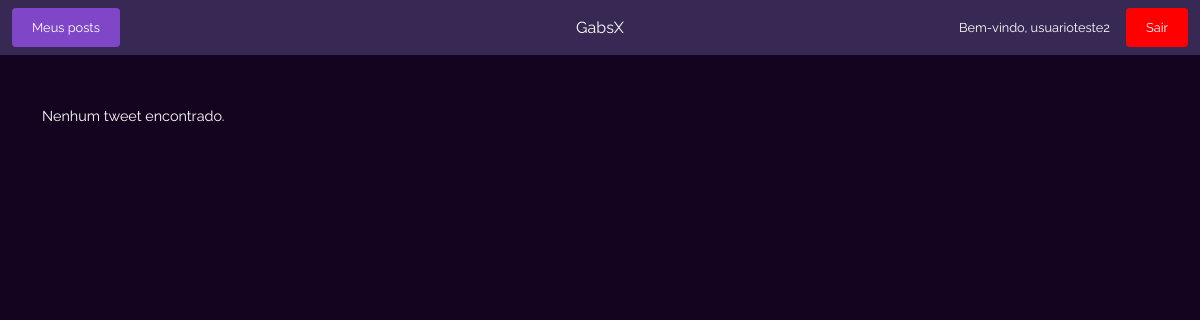
The app's page /user/tweets/ (signed in), older data.
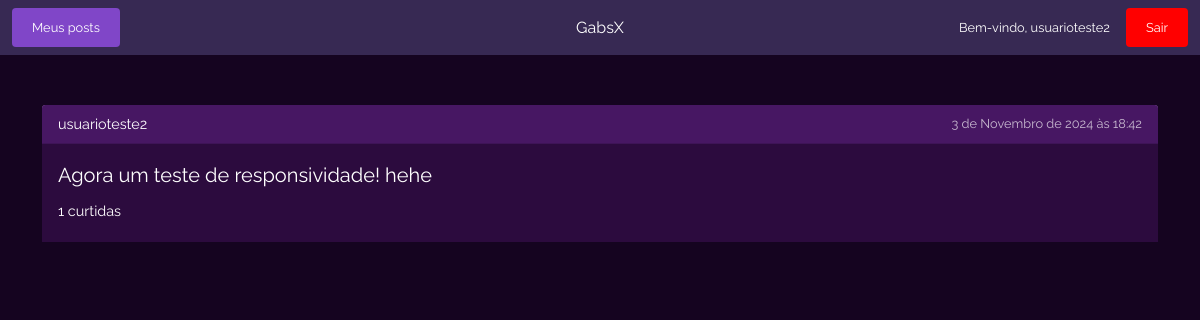
The same page, newer data.
### feed/models.py (models this page shows)
class tweet(models.Model):
    text = models.CharField(max_length=280, default='')
    datetime = models.DateTimeField(default=timezone.now)
    uname = models.ForeignKey(User, on_delete=models.CASCADE)
    likes = models.ManyToManyField(User, related_name='tweet_likes', blank=True)
    def total_likes(self):
        return self.likes.count()

### feed/views.py (the view)
# urls.py: path('user/tweets/', user_tweets, name='user_tweets'),  # Certifique-se que o nome é 'user_tweets'
def user_tweets(request):
    context = {'tweets': tweet.objects.filter(uname=request.user)}
    return render(request, 'feed/user_tweets.html', context)

### feed/templates/feed/user_tweets.html (shortened to what this page needs)
{% extends 'feed/base.html' %}
{% block content %}
    <div class="container">
        {% for tweet in tweets %}
        <div class="card mb-3">
            <div class="card-header">
                <a class="user" href="#">{{ tweet.uname }}</a>
                <span class="datetime">{{ tweet.datetime }}</span>
            </div>
            <div class="card-body">
                <blockquote class="blockquote mb-0">
                    <p>{{ tweet.text }}</p>
                </blockquote>
                <div>
                    <span class="like-count">{{ tweet.total_likes }}</span> curtidas
                </div>
            </div>
        </div>
        {% empty %}
            <p>Nenhum tweet encontrado.</p>
        {% endfor %}
    </div>
{% endblock content %}

### feed/templates/feed/base.html (shortened to what this page needs)
<!DOCTYPE html>
<html lang="en">
<head>
    <link href="https://cdn.jsdelivr.net/npm/bootstrap@5.0.2/dist/css/bootstrap.min.css" rel="stylesheet">
</head>
<body>
    <nav class="navbar navbar-expand-lg">
        <div class="container-fluid d-flex align-items-center">
            <div class="d-flex align-items-center">
                <a href="{% url 'user_tweets' %}" class="btn btn-secondary btn-custom" type="button">Meus posts</a>
            </div>
            <a class="title" href="{% url 'home' %}">GabsX</a>
            <div class="ms-auto d-flex align-items-center">
                <span class="nav-link welcome-message text-white">Bem-vindo, {{ user.username }}</span>
                <form method="POST" action="{% url 'logout' %}">
                    <button type="submit" class="btn btn-red btn-custom">Sair</button>
                </form>
            </div>
        </div>
    </nav>
    {% block content %}
    {% endblock content %}
</body>
</html>

### feed/templates/feed/base.html (style rules this page uses)
body { font-family: 'Raleway', sans-serif; background-color: #150420; color: white; font-size: 0.9rem; }
.navbar { background-color: #372953; position: relative; }
.navbar .btn-custom, .navbar .btn-red { font-size: 0.8rem; color: white; border: none; padding: 10px 20px; transition: background-color 0.3s ease; }
.navbar .btn-secondary { background-color: #8046C8; }
.navbar .title { color: white; font-size: 1.0rem; position: absolute; left: 50%; transform: translateX(-50%); transition: color 0.3s ease; text-decoration: none; }
.navbar .nav-link { font-size: 0.8rem; color: white; transition: color 0.3s ease; }
.btn-red { background-color: red; color: white; }

### feed/templates/feed/user_tweets.html (style rules this page uses)
.container { display: flex; justify-content: center; flex-direction: column; padding-top: 50px; }
.card { border: none; max-width: 80rem; width: 100%; }
.card-header { background-color: #471763; color: white; display: flex; justify-content: space-between; align-items: center; }
.card-body { background-color: #2C0B3E; color: white; }
.datetime { font-size: 0.8rem; color: rgba(255, 255, 255, 0.7); }
.user { color: #fff; text-decoration: none; transition: background-color 0.5s ease, color 0.5s ease; }

Row changes from the older to the newer data that the page shows:
added tweet: uname "usuarioteste2", datetime "3 de Novembro de 2024 às 18:42", text "Agora um teste de responsividade! hehe", total_likes "1"
Text that changed along with them:
text no longer shown: "Nenhum tweet encontrado."
